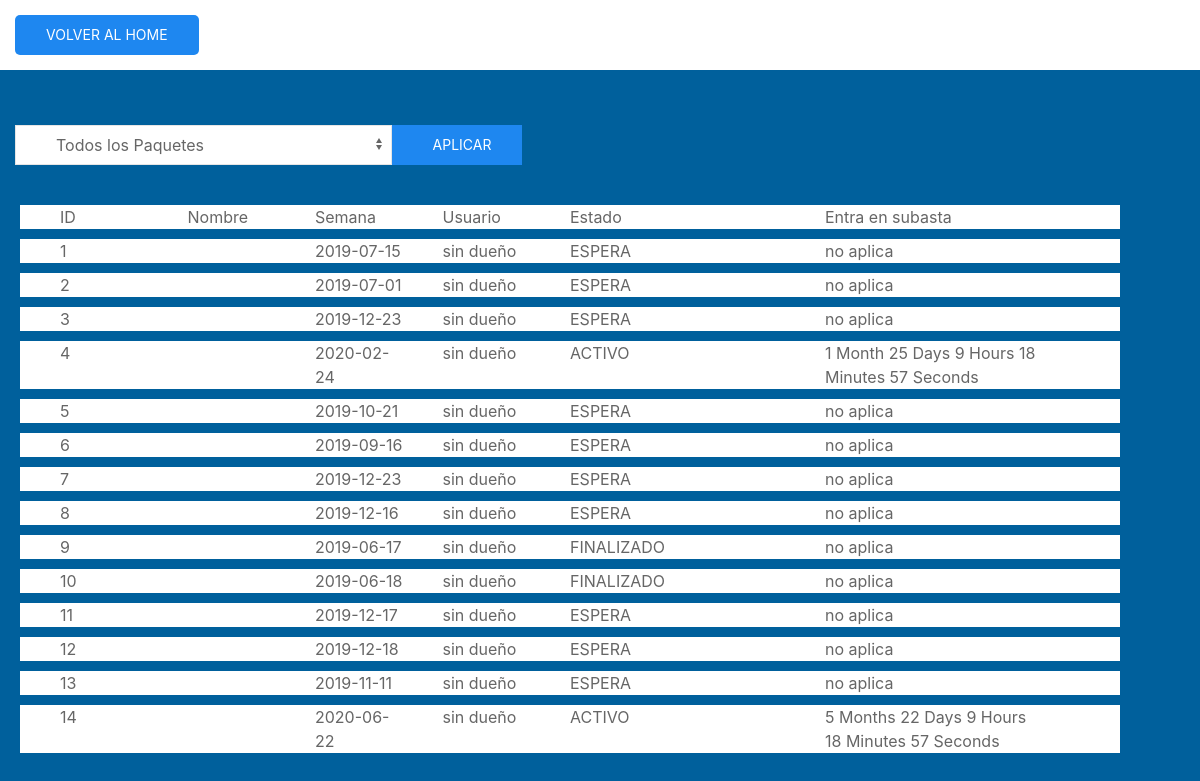
/HSH3/vistas/pantalla-listar-paquetes.php, run on an earlier commit of the app's database.
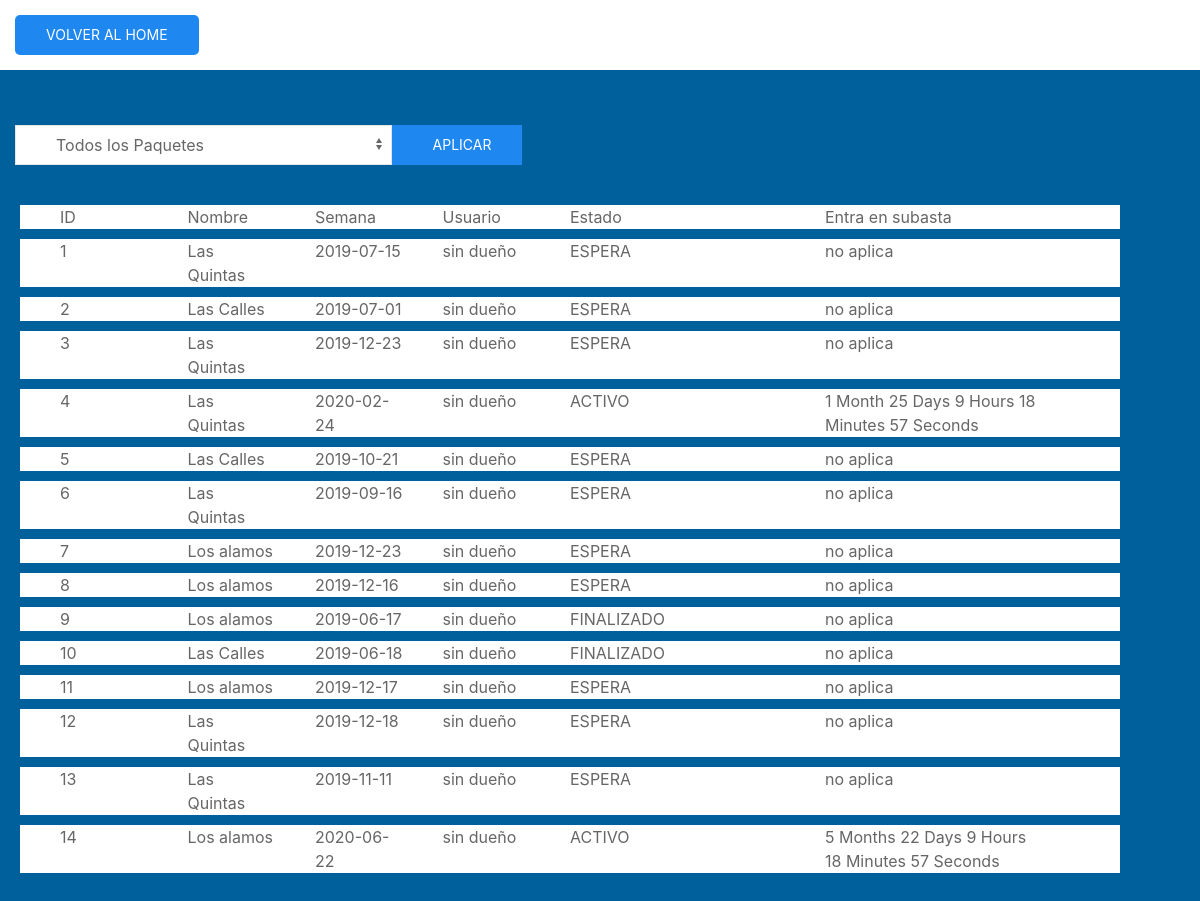
And on a later commit of the database.
### tables this page shows
CREATE TABLE `paquete` (
  `id` int(11) NOT NULL,
  `id_res` int(11) NOT NULL,
  `semana` date NOT NULL,
  `estado` varchar(20) NOT NULL,
  `precio_base` int(11) NOT NULL,
  `id_usuario` varchar(35) NOT NULL
);

CREATE TABLE `residencia` (
  `id` int(11) NOT NULL,
  `nombre` varchar(45) NOT NULL,
  `pais` varchar(45) NOT NULL,
  `provincia` varchar(45) NOT NULL,
  `ciudad` varchar(45) NOT NULL,
  `descripcion` text NOT NULL,
  `imagen` mediumblob NOT NULL,
  `tipoimagen` varchar(10) NOT NULL
);

### HSH3/vistas/pantalla-listar-paquetes.php (the view, shortened to what this page needs)
<!DOCTYPE html>
<html lang="en" dir="ltr">
  <head>
    <link rel="stylesheet" type="text/css" href="../css/uikit.min.css" />
    <link rel="stylesheet" type="text/css" href="../css/personal.css" />
  </head>
  <body class="uk-height-viewport my-background-color">
    <nav class="uk-navbar-container" style="background-color:white" uk-navbar>
      <div class="uk-navbar-left uk-padding-small">
        <a href="../vistas/home-admin.php" class="uk-button uk-button-primary uk-border-rounded">Volver al home</a>
      </div>
      <div class="uk-navbar-center">
        <ul class="uk-navbar-nav">
            <li><a href="../vistas/home-admin.php"><img data-src="../files/hsh-logo.png"  width="150" uk-img></a></li>
        </ul>
      </div>
    </nav>
    <div class="uk-padding uk-padding-remove-bottom">
      <form class="" action="pantalla-listar-paquetes.php" method="get">
        <div class="uk-padding-small uk-padding-remove-bottom" uk-grid>
            <select name="filtro" class="uk-select uk-width-1-3" onchange="submit" >
              <option value="todos" <?php if ($opcion=="todos") {echo "selected";} ?>>Todos los Paquetes</option>
            </select>
            <button type="submit" name="button" class="uk-button uk-button-primary">aplicar</button>
        </div>
      </form>
    </div>
    <?php
	    include('../modelos/get_format.php');
    $conexion=conectar();
    if (isset($_GET['filtro'])) {
      $opcion=$_GET['filtro'];
      if ($opcion=='finalizados') {
        $consulta= "SELECT * FROM paquete WHERE estado='FINALIZADO'";
      }
      if ($opcion=='todos') {
        $consulta= "SELECT * FROM paquete";
      }
    }else {
      $consulta= "SELECT * FROM paquete";
    }
    $result=mysqli_query($conexion,$consulta);
    mysqli_close($conexion);?>
    <div class="uk-padding uk-margin-left">
      <div class="uk-tile uk-tile-default uk-width-1-1 uk-child-width-1-2 uk-padding-remove" uk-grid>
        <div class="uk-child-width-1-4" uk-grid>
          <div class="">ID</div>
          <div class="">Nombre</div>
          <div class="">Semana</div>
          <div class="">Usuario</div>
        </div>
        <div class="uk-child-width-1-2 uk-margin-remove-top" uk-grid>
          <div class="">Estado</div>
          <div class="">Entra en subasta</div>
        </div>
      </div>
      <?php
      while ($row = mysqli_fetch_array($result)) {
        $id_residencia = $row['id_res'];
        $conexion = conectar();
        $consulta = "SELECT * FROM residencia WHERE id = '$id_residencia'";
        $residencia = mysqli_fetch_array(mysqli_query($conexion,$consulta));
        ?>
        <div class="uk-tile uk-tile-default uk-width-1-1 uk-child-width-1-2 uk-padding-remove uk-margin-small-top" uk-grid>
          <div class="uk-child-width-1-4" uk-grid>
            <div class=""><?php echo $row['id']; ?></div>
            <div class=""><?php echo $residencia['nombre']; ?></div>
            <div class=""><?php echo $row['semana']; ?></div>
            <div class=""><?php if (($row['id_usuario'])>0) {echo $row['id_usuario'];}else {echo "sin dueño";} ?></div>
          </div>
          <div class="uk-child-width-1-2 uk-margin-remove-top" uk-grid>
            <div class=""><?php echo $row['estado']; ?></div>
            <div class="">
              <?php
              if ($row['estado']=='ACTIVO'){
                $date1 = new DateTime("now");
                $dt=$row['semana'];
                $dt_subasta=date("Y-m-d", strtotime("$dt -6 month"));
                $date2 = new DateTime($dt_subasta);
                $diff = $date1->diff($date2);
                $tiempo_restante=get_format($diff);
              }else {
                $tiempo_restante = "no aplica";
              }
              ?>
              <?php echo $tiempo_restante;?>
            </div>
          </div>
        </div>
        <?php
      }
       ?>
    </div>
  </body>
</html>

### HSH3/modelos/get_format.php
<?php
function get_format($df) {
    $str = '';
    $str .= ($df->invert == 1) ? ' - ' : '';
    if ($df->y > 0) {
        $str .= ($df->y > 1) ? $df->y . ' Years ' : $df->y . ' Year ';
    } if ($df->m > 0) {
        $str .= ($df->m > 1) ? $df->m . ' Months ' : $df->m . ' Month ';
    } if ($df->d > 0) {
        $str .= ($df->d > 1) ? $df->d . ' Days ' : $df->d . ' Day ';
    } if ($df->h > 0) {
        $str .= ($df->h > 1) ? $df->h . ' Hours ' : $df->h . ' Hour ';
    } if ($df->i > 0) {
        $str .= ($df->i > 1) ? $df->i . ' Minutes ' : $df->i . ' Minute ';
    } if ($df->s > 0) {
        $str .= ($df->s > 1) ? $df->s . ' Seconds ' : $df->s . ' Second ';
    }
    echo $str;
}
?>

### HSH3/css/personal.css (style rules this page uses)
.my-background-color { background: rgba(0,96,156,1); }

What changed in the data, as far as the page shows it:
changed paquete id 1: residencia.nombre (not shown) → "Las Quintas"
changed paquete id 2: residencia.nombre (not shown) → "Las Calles"
changed paquete id 3: residencia.nombre (not shown) → "Las Quintas"
changed paquete id 4: residencia.nombre (not shown) → "Las Quintas"
changed paquete id 5: residencia.nombre (not shown) → "Las Calles"
changed paquete id 6: residencia.nombre (not shown) → "Las Quintas"
changed paquete id 7: residencia.nombre (not shown) → "Los alamos"
changed paquete id 8: residencia.nombre (not shown) → "Los alamos"
changed paquete id 9: residencia.nombre (not shown) → "Los alamos"
changed paquete id 10: residencia.nombre (not shown) → "Las Calles"
changed paquete id 11: residencia.nombre (not shown) → "Los alamos"
changed paquete id 12: residencia.nombre (not shown) → "Las Quintas"
changed paquete id 13: residencia.nombre (not shown) → "Las Quintas"
changed paquete id 14: residencia.nombre (not shown) → "Los alamos"
